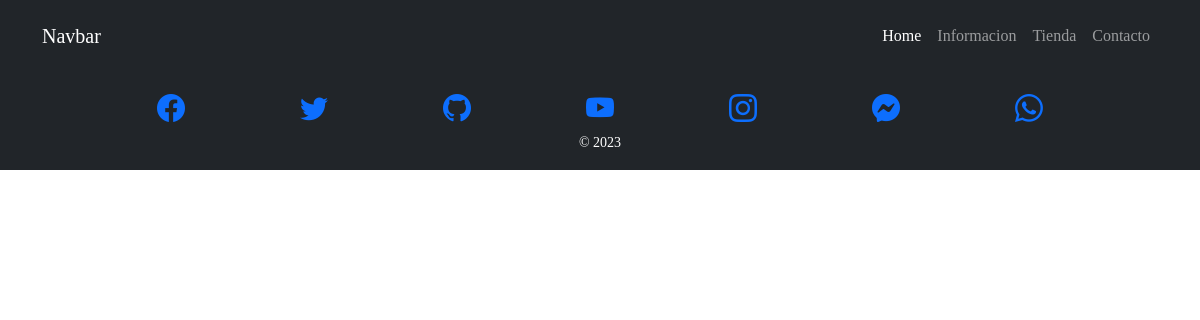
The page /informacion/ on the database as committed earlier.
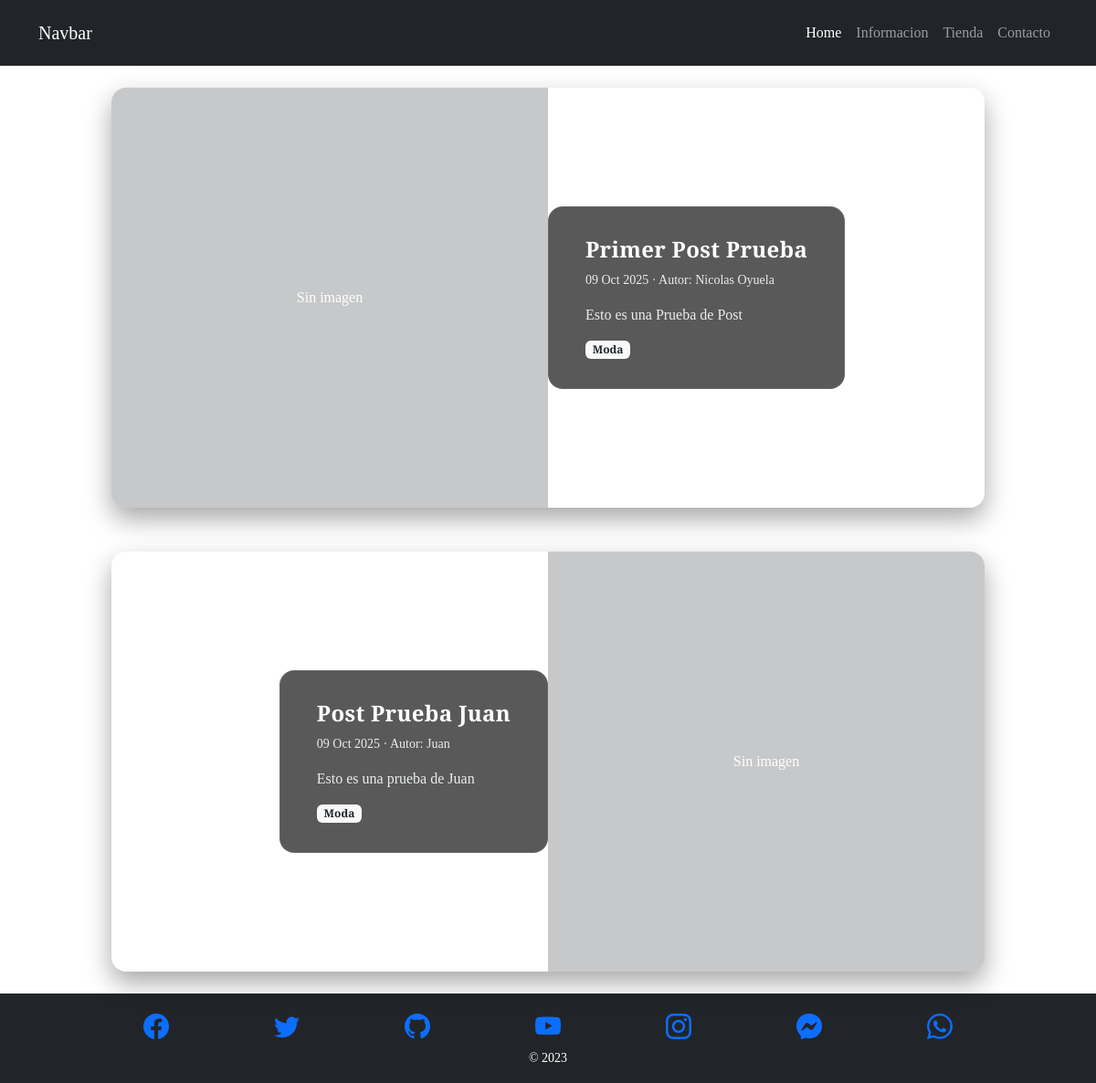
The same page on the database as committed later.
### informacion/models.py (models this page shows, shortened)
class Post(models.Model):
    titulo = models.CharField(max_length=50)
    contenido = models.TextField(max_length=100)
    imagen = models.ImageField(upload_to="informacion", null=True, blank=True)
    autor = models.ForeignKey(User, on_delete=models.PROTECT)
    categorias = models.ManyToManyField(Categoria)
    created = models.DateTimeField(auto_now_add=True)
    updated = models.DateTimeField(auto_now=True)
    class Meta:
        verbose_name = 'post'
        verbose_name_plural = 'posts'

class Categoria(models.Model):
    nombre = models.CharField(max_length=50)
    created = models.DateTimeField(auto_now_add=True)
    updated = models.DateTimeField(auto_now=True)
    class Meta:
        verbose_name = 'categoria'
        verbose_name_plural = 'categorias'

### informacion/views.py (the view)
# urls.py: path('informacion/', include('informacion.urls')),
def informacion(request):
    posts = Post.objects.all()
    return render(request, "informacion/informacion.html", {"posts": posts})

### informacion/templates/informacion/informacion.html
{% extends "TiendaGenesisApp/base.html" %}
{% load static %}
{% block content %}
<div class="informacion-page">
  {% for post in posts %}
<section class="py-4">
  <div class="container">
    <div class="row justify-content-center">
      <div class="col-12 gc-wrap">
        <div class="row g-0 align-items-center gc-card">
          {% with is_even=forloop.counter|divisibleby:2 %}
            <div class="col-12 col-md-6 gc-img {% if is_even %}order-md-2{% endif %}">
              {% if post.imagen %}
                <img src="{{ post.imagen.url }}" alt="{{ post.titulo }}">
              {% else %}
                <div class="w-100 h-100 d-flex align-items-center justify-content-center bg-dark bg-opacity-25">
                  <span class="text-light-50">Sin imagen</span>
                </div>
              {% endif %}
            </div>
            <div class="col-12 col-md-6 d-flex {% if is_even %}order-md-1 justify-content-md-end{% endif %}">
              <div class="gc-panel gc-panel-compact my-3 my-md-0">
                <h2 class="h4 gc-title mb-2">{{ post.titulo }}</h2>
              <p class="gc-text small mb-3">
                {{ post.created|date:"d M Y" }}
                · Autor:
                {% if post.autor %}
                  {{ post.autor.get_full_name|default:post.autor.username }}
                {% else %}
                  —
                {% endif %}
              </p>
              <p class="gc-text mb-3">{{ post.contenido }}</p>
            <div class="d-flex flex-wrap gap-2">
              {% for categoria in post.categorias.all %}
                <span class="badge bg-light text-dark">{{ categoria.nombre }}</span>
              {% empty %}
                <span class="text-muted small">Sin categorías</span>
              {% endfor %}
            </div>
            </div>
          </div>
          {% endwith %}
        </div>
      </div>
    </div>
  </div>
</section>
  {% endfor %}
</div>
{% endblock %}

Rows that differ between the two databases and show on the page:
added Post: imagen "Sin imagen", titulo "Primer Post Prueba", created "09 Oct 2025", autor.get_full_name "Nicolas Oyuela", contenido "Esto es una Prueba de Post"
added Categoria: nombre "Moda"
added Post: imagen "Sin imagen", titulo "Post Prueba Juan", created "09 Oct 2025", autor.get_full_name "Juan", contenido "Esto es una prueba de Juan"
